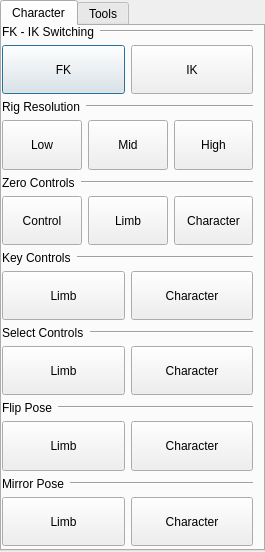
<?xml version="1.0" encoding="UTF-8"?>
<ui version="4.0">
 <class>tatDialog</class>
 <widget class="QDialog" name="tatDialog">
  <property name="geometry">
   <rect>
    <x>0</x>
    <y>0</y>
    <width>265</width>
    <height>552</height>
   </rect>
  </property>
  <property name="windowTitle">
   <string>Tapp Animation Tools</string>
  </property>
  <widget class="QTabWidget" name="tatTabWidget">
   <property name="geometry">
    <rect>
     <x>0</x>
     <y>0</y>
     <width>265</width>
     <height>551</height>
    </rect>
   </property>
   <property name="currentIndex">
    <number>0</number>
   </property>
   <widget class="QWidget" name="characterTab">
    <attribute name="title">
     <string>Character</string>
    </attribute>
    <widget class="QWidget" name="">
     <property name="geometry">
      <rect>
       <x>0</x>
       <y>-1</y>
       <width>251</width>
       <height>521</height>
      </rect>
     </property>
     <layout class="QVBoxLayout" name="verticalLayout">
      <item>
       <layout class="QHBoxLayout" name="horizontalLayout_8">
        <item>
         <widget class="QLabel" name="label">
          <property name="text">
           <string>FK - IK Switching</string>
          </property>
         </widget>
        </item>
        <item>
         <widget class="Line" name="line_2">
          <property name="sizePolicy">
           <sizepolicy hsizetype="Expanding" vsizetype="Fixed">
            <horstretch>0</horstretch>
            <verstretch>0</verstretch>
           </sizepolicy>
          </property>
          <property name="orientation">
           <enum>Qt::Horizontal</enum>
          </property>
         </widget>
        </item>
       </layout>
      </item>
      <item>
       <layout class="QHBoxLayout" name="horizontalLayout">
        <item>
         <widget class="QPushButton" name="fkButton">
          <property name="sizePolicy">
           <sizepolicy hsizetype="Minimum" vsizetype="Minimum">
            <horstretch>0</horstretch>
            <verstretch>0</verstretch>
           </sizepolicy>
          </property>
          <property name="text">
           <string>FK</string>
          </property>
         </widget>
        </item>
        <item>
         <widget class="QPushButton" name="ikButton">
          <property name="sizePolicy">
           <sizepolicy hsizetype="Minimum" vsizetype="Minimum">
            <horstretch>0</horstretch>
            <verstretch>0</verstretch>
           </sizepolicy>
          </property>
          <property name="text">
           <string>IK</string>
          </property>
         </widget>
        </item>
       </layout>
      </item>
      <item>
       <layout class="QHBoxLayout" name="horizontalLayout_9">
        <item>
         <widget class="QLabel" name="label_2">
          <property name="text">
           <string>Rig Resolution</string>
          </property>
         </widget>
        </item>
        <item>
         <widget class="Line" name="line_3">
          <property name="sizePolicy">
           <sizepolicy hsizetype="Expanding" vsizetype="Fixed">
            <horstretch>0</horstretch>
            <verstretch>0</verstretch>
           </sizepolicy>
          </property>
          <property name="orientation">
           <enum>Qt::Horizontal</enum>
          </property>
         </widget>
        </item>
       </layout>
      </item>
      <item>
       <layout class="QHBoxLayout" name="horizontalLayout_2">
        <item>
         <widget class="QPushButton" name="rezlowButton">
          <property name="sizePolicy">
           <sizepolicy hsizetype="Minimum" vsizetype="Minimum">
            <horstretch>0</horstretch>
            <verstretch>0</verstretch>
           </sizepolicy>
          </property>
          <property name="text">
           <string>Low</string>
          </property>
         </widget>
        </item>
        <item>
         <widget class="QPushButton" name="rezmidButton">
          <property name="sizePolicy">
           <sizepolicy hsizetype="Minimum" vsizetype="Minimum">
            <horstretch>0</horstretch>
            <verstretch>0</verstretch>
           </sizepolicy>
          </property>
          <property name="text">
           <string>Mid</string>
          </property>
         </widget>
        </item>
        <item>
         <widget class="QPushButton" name="rezhighButton">
          <property name="sizePolicy">
           <sizepolicy hsizetype="Minimum" vsizetype="Minimum">
            <horstretch>0</horstretch>
            <verstretch>0</verstretch>
           </sizepolicy>
          </property>
          <property name="text">
           <string>High</string>
          </property>
         </widget>
        </item>
       </layout>
      </item>
      <item>
       <layout class="QHBoxLayout" name="horizontalLayout_10">
        <item>
         <widget class="QLabel" name="label_3">
          <property name="text">
           <string>Zero Controls</string>
          </property>
         </widget>
        </item>
        <item>
         <widget class="Line" name="line_4">
          <property name="sizePolicy">
           <sizepolicy hsizetype="Expanding" vsizetype="Fixed">
            <horstretch>0</horstretch>
            <verstretch>0</verstretch>
           </sizepolicy>
          </property>
          <property name="orientation">
           <enum>Qt::Horizontal</enum>
          </property>
         </widget>
        </item>
       </layout>
      </item>
      <item>
       <layout class="QHBoxLayout" name="horizontalLayout_3">
        <item>
         <widget class="QPushButton" name="zerocontrolButton">
          <property name="sizePolicy">
           <sizepolicy hsizetype="Minimum" vsizetype="Minimum">
            <horstretch>0</horstretch>
            <verstretch>0</verstretch>
           </sizepolicy>
          </property>
          <property name="text">
           <string>Control</string>
          </property>
         </widget>
        </item>
        <item>
         <widget class="QPushButton" name="zerolimbButton">
          <property name="sizePolicy">
           <sizepolicy hsizetype="Minimum" vsizetype="Minimum">
            <horstretch>0</horstretch>
            <verstretch>0</verstretch>
           </sizepolicy>
          </property>
          <property name="text">
           <string>Limb</string>
          </property>
         </widget>
        </item>
        <item>
         <widget class="QPushButton" name="zerocharacterButton">
          <property name="sizePolicy">
           <sizepolicy hsizetype="Minimum" vsizetype="Minimum">
            <horstretch>0</horstretch>
            <verstretch>0</verstretch>
           </sizepolicy>
          </property>
          <property name="text">
           <string>Character</string>
          </property>
         </widget>
        </item>
       </layout>
      </item>
      <item>
       <layout class="QHBoxLayout" name="horizontalLayout_14">
        <item>
         <widget class="QLabel" name="label_7">
          <property name="text">
           <string>Key Controls</string>
          </property>
         </widget>
        </item>
        <item>
         <widget class="Line" name="line_8">
          <property name="sizePolicy">
           <sizepolicy hsizetype="Expanding" vsizetype="Fixed">
            <horstretch>0</horstretch>
            <verstretch>0</verstretch>
           </sizepolicy>
          </property>
          <property name="orientation">
           <enum>Qt::Horizontal</enum>
          </property>
         </widget>
        </item>
       </layout>
      </item>
      <item>
       <layout class="QHBoxLayout" name="horizontalLayout_15">
        <item>
         <widget class="QPushButton" name="keylimbButton">
          <property name="sizePolicy">
           <sizepolicy hsizetype="Minimum" vsizetype="Minimum">
            <horstretch>0</horstretch>
            <verstretch>0</verstretch>
           </sizepolicy>
          </property>
          <property name="text">
           <string>Limb</string>
          </property>
         </widget>
        </item>
        <item>
         <widget class="QPushButton" name="keycharacterButton">
          <property name="sizePolicy">
           <sizepolicy hsizetype="Minimum" vsizetype="Minimum">
            <horstretch>0</horstretch>
            <verstretch>0</verstretch>
           </sizepolicy>
          </property>
          <property name="text">
           <string>Character</string>
          </property>
         </widget>
        </item>
       </layout>
      </item>
      <item>
       <layout class="QHBoxLayout" name="horizontalLayout_11">
        <item>
         <widget class="QLabel" name="label_4">
          <property name="text">
           <string>Select Controls</string>
          </property>
         </widget>
        </item>
        <item>
         <widget class="Line" name="line_5">
          <property name="sizePolicy">
           <sizepolicy hsizetype="Expanding" vsizetype="Fixed">
            <horstretch>0</horstretch>
            <verstretch>0</verstretch>
           </sizepolicy>
          </property>
          <property name="orientation">
           <enum>Qt::Horizontal</enum>
          </property>
         </widget>
        </item>
       </layout>
      </item>
      <item>
       <layout class="QHBoxLayout" name="horizontalLayout_4">
        <item>
         <widget class="QPushButton" name="selectlimbButton">
          <property name="sizePolicy">
           <sizepolicy hsizetype="Minimum" vsizetype="Minimum">
            <horstretch>0</horstretch>
            <verstretch>0</verstretch>
           </sizepolicy>
          </property>
          <property name="text">
           <string>Limb</string>
          </property>
         </widget>
        </item>
        <item>
         <widget class="QPushButton" name="selectcharacterButton">
          <property name="sizePolicy">
           <sizepolicy hsizetype="Minimum" vsizetype="Minimum">
            <horstretch>0</horstretch>
            <verstretch>0</verstretch>
           </sizepolicy>
          </property>
          <property name="text">
           <string>Character</string>
          </property>
         </widget>
        </item>
       </layout>
      </item>
      <item>
       <layout class="QHBoxLayout" name="horizontalLayout_12">
        <item>
         <widget class="QLabel" name="label_5">
          <property name="text">
           <string>Flip Pose</string>
          </property>
         </widget>
        </item>
        <item>
         <widget class="Line" name="line_6">
          <property name="sizePolicy">
           <sizepolicy hsizetype="Expanding" vsizetype="Fixed">
            <horstretch>0</horstretch>
            <verstretch>0</verstretch>
           </sizepolicy>
          </property>
          <property name="orientation">
           <enum>Qt::Horizontal</enum>
          </property>
         </widget>
        </item>
       </layout>
      </item>
      <item>
       <layout class="QHBoxLayout" name="horizontalLayout_5">
        <item>
         <widget class="QPushButton" name="fliplimbButton">
          <property name="sizePolicy">
           <sizepolicy hsizetype="Minimum" vsizetype="Minimum">
            <horstretch>0</horstretch>
            <verstretch>0</verstretch>
           </sizepolicy>
          </property>
          <property name="text">
           <string>Limb</string>
          </property>
         </widget>
        </item>
        <item>
         <widget class="QPushButton" name="flipcharacterButton">
          <property name="sizePolicy">
           <sizepolicy hsizetype="Minimum" vsizetype="Minimum">
            <horstretch>0</horstretch>
            <verstretch>0</verstretch>
           </sizepolicy>
          </property>
          <property name="text">
           <string>Character</string>
          </property>
         </widget>
        </item>
       </layout>
      </item>
      <item>
       <layout class="QHBoxLayout" name="horizontalLayout_13">
        <item>
         <widget class="QLabel" name="label_6">
          <property name="text">
           <string>Mirror Pose</string>
          </property>
         </widget>
        </item>
        <item>
         <widget class="Line" name="line_7">
          <property name="sizePolicy">
           <sizepolicy hsizetype="Expanding" vsizetype="Fixed">
            <horstretch>0</horstretch>
            <verstretch>0</verstretch>
           </sizepolicy>
          </property>
          <property name="orientation">
           <enum>Qt::Horizontal</enum>
          </property>
         </widget>
        </item>
       </layout>
      </item>
      <item>
       <layout class="QHBoxLayout" name="horizontalLayout_6">
        <item>
         <widget class="QPushButton" name="mirrorlimbButton">
          <property name="sizePolicy">
           <sizepolicy hsizetype="Minimum" vsizetype="Minimum">
            <horstretch>0</horstretch>
            <verstretch>0</verstretch>
           </sizepolicy>
          </property>
          <property name="text">
           <string>Limb</string>
          </property>
          <property name="checkable">
           <bool>false</bool>
          </property>
         </widget>
        </item>
        <item>
         <widget class="QPushButton" name="mirrorcharacterButton">
          <property name="sizePolicy">
           <sizepolicy hsizetype="Minimum" vsizetype="Minimum">
            <horstretch>0</horstretch>
            <verstretch>0</verstretch>
           </sizepolicy>
          </property>
          <property name="text">
           <string>Character</string>
          </property>
         </widget>
        </item>
       </layout>
      </item>
     </layout>
    </widget>
   </widget>
   <widget class="QWidget" name="toolsTab">
    <attribute name="title">
     <string>Tools</string>
    </attribute>
    <widget class="QWidget" name="">
     <property name="geometry">
      <rect>
       <x>2</x>
       <y>2</y>
       <width>251</width>
       <height>521</height>
      </rect>
     </property>
     <layout class="QVBoxLayout" name="verticalLayout_4">
      <item>
       <layout class="QHBoxLayout" name="horizontalLayout_7">
        <item>
         <widget class="QLabel" name="label_8">
          <property name="text">
           <string>Space Switching</string>
          </property>
         </widget>
        </item>
        <item>
         <widget class="Line" name="line">
          <property name="sizePolicy">
           <sizepolicy hsizetype="Expanding" vsizetype="Fixed">
            <horstretch>0</horstretch>
            <verstretch>0</verstretch>
           </sizepolicy>
          </property>
          <property name="orientation">
           <enum>Qt::Horizontal</enum>
          </property>
         </widget>
        </item>
       </layout>
      </item>
      <item>
       <layout class="QHBoxLayout" name="horizontalLayout_16">
        <item>
         <widget class="QPushButton" name="fkButton_2">
          <property name="sizePolicy">
           <sizepolicy hsizetype="Minimum" vsizetype="Minimum">
            <horstretch>0</horstretch>
            <verstretch>0</verstretch>
           </sizepolicy>
          </property>
          <property name="text">
           <string>Zv Parent Master</string>
          </property>
         </widget>
        </item>
        <item>
         <spacer name="horizontalSpacer">
          <property name="orientation">
           <enum>Qt::Horizontal</enum>
          </property>
          <property name="sizeHint" stdset="0">
           <size>
            <width>40</width>
            <height>20</height>
           </size>
          </property>
         </spacer>
        </item>
        <item>
         <widget class="Line" name="line_9">
          <property name="orientation">
           <enum>Qt::Vertical</enum>
          </property>
         </widget>
        </item>
        <item>
         <widget class="QPushButton" name="ikButton_2">
          <property name="sizePolicy">
           <sizepolicy hsizetype="Minimum" vsizetype="Minimum">
            <horstretch>0</horstretch>
            <verstretch>0</verstretch>
           </sizepolicy>
          </property>
          <property name="text">
           <string>?</string>
          </property>
         </widget>
        </item>
       </layout>
      </item>
      <item>
       <layout class="QHBoxLayout" name="horizontalLayout_17">
        <item>
         <widget class="QLabel" name="label_9">
          <property name="text">
           <string>Keying</string>
          </property>
         </widget>
        </item>
        <item>
         <widget class="Line" name="line_10">
          <property name="sizePolicy">
           <sizepolicy hsizetype="Expanding" vsizetype="Fixed">
            <horstretch>0</horstretch>
            <verstretch>0</verstretch>
           </sizepolicy>
          </property>
          <property name="orientation">
           <enum>Qt::Horizontal</enum>
          </property>
         </widget>
        </item>
       </layout>
      </item>
      <item>
       <layout class="QHBoxLayout" name="horizontalLayout_18">
        <item>
         <widget class="QPushButton" name="fkButton_3">
          <property name="sizePolicy">
           <sizepolicy hsizetype="Minimum" vsizetype="Minimum">
            <horstretch>0</horstretch>
            <verstretch>0</verstretch>
           </sizepolicy>
          </property>
          <property name="text">
           <string>Breakdown Dragger</string>
          </property>
         </widget>
        </item>
        <item>
         <spacer name="horizontalSpacer_2">
          <property name="orientation">
           <enum>Qt::Horizontal</enum>
          </property>
          <property name="sizeHint" stdset="0">
           <size>
            <width>40</width>
            <height>20</height>
           </size>
          </property>
         </spacer>
        </item>
        <item>
         <widget class="Line" name="line_11">
          <property name="orientation">
           <enum>Qt::Vertical</enum>
          </property>
         </widget>
        </item>
        <item>
         <widget class="QPushButton" name="ikButton_3">
          <property name="sizePolicy">
           <sizepolicy hsizetype="Minimum" vsizetype="Minimum">
            <horstretch>0</horstretch>
            <verstretch>0</verstretch>
           </sizepolicy>
          </property>
          <property name="text">
           <string>?</string>
          </property>
         </widget>
        </item>
       </layout>
      </item>
      <item>
       <layout class="QHBoxLayout" name="horizontalLayout_19">
        <item>
         <widget class="QPushButton" name="fkButton_4">
          <property name="sizePolicy">
           <sizepolicy hsizetype="Minimum" vsizetype="Minimum">
            <horstretch>0</horstretch>
            <verstretch>0</verstretch>
           </sizepolicy>
          </property>
          <property name="text">
           <string>Hold Key</string>
          </property>
         </widget>
        </item>
        <item>
         <spacer name="horizontalSpacer_3">
          <property name="orientation">
           <enum>Qt::Horizontal</enum>
          </property>
          <property name="sizeHint" stdset="0">
           <size>
            <width>40</width>
            <height>20</height>
           </size>
          </property>
         </spacer>
        </item>
        <item>
         <widget class="Line" name="line_12">
          <property name="orientation">
           <enum>Qt::Vertical</enum>
          </property>
         </widget>
        </item>
        <item>
         <widget class="QPushButton" name="ikButton_4">
          <property name="sizePolicy">
           <sizepolicy hsizetype="Minimum" vsizetype="Minimum">
            <horstretch>0</horstretch>
            <verstretch>0</verstretch>
           </sizepolicy>
          </property>
          <property name="text">
           <string>?</string>
          </property>
         </widget>
        </item>
       </layout>
      </item>
      <item>
       <layout class="QHBoxLayout" name="horizontalLayout_20">
        <item>
         <widget class="QPushButton" name="fkButton_5">
          <property name="sizePolicy">
           <sizepolicy hsizetype="Minimum" vsizetype="Minimum">
            <horstretch>0</horstretch>
            <verstretch>0</verstretch>
           </sizepolicy>
          </property>
          <property name="text">
           <string>Key Value Dragger</string>
          </property>
         </widget>
        </item>
        <item>
         <spacer name="horizontalSpacer_4">
          <property name="orientation">
           <enum>Qt::Horizontal</enum>
          </property>
          <property name="sizeHint" stdset="0">
           <size>
            <width>40</width>
            <height>20</height>
           </size>
          </property>
         </spacer>
        </item>
        <item>
         <widget class="Line" name="line_13">
          <property name="orientation">
           <enum>Qt::Vertical</enum>
          </property>
         </widget>
        </item>
        <item>
         <widget class="QPushButton" name="ikButton_5">
          <property name="sizePolicy">
           <sizepolicy hsizetype="Minimum" vsizetype="Minimum">
            <horstretch>0</horstretch>
            <verstretch>0</verstretch>
           </sizepolicy>
          </property>
          <property name="text">
           <string>?</string>
          </property>
         </widget>
        </item>
       </layout>
      </item>
      <item>
       <widget class="QPushButton" name="fkButton_6">
        <property name="sizePolicy">
         <sizepolicy hsizetype="Minimum" vsizetype="Minimum">
          <horstretch>0</horstretch>
          <verstretch>0</verstretch>
         </sizepolicy>
        </property>
        <property name="text">
         <string>Key Clean Up</string>
        </property>
       </widget>
      </item>
      <item>
       <layout class="QHBoxLayout" name="horizontalLayout_23">
        <item>
         <widget class="QLabel" name="label_10">
          <property name="text">
           <string>Export/Import Animation</string>
          </property>
         </widget>
        </item>
        <item>
         <widget class="Line" name="line_15">
          <property name="sizePolicy">
           <sizepolicy hsizetype="Expanding" vsizetype="Fixed">
            <horstretch>0</horstretch>
            <verstretch>0</verstretch>
           </sizepolicy>
          </property>
          <property name="orientation">
           <enum>Qt::Horizontal</enum>
          </property>
         </widget>
        </item>
       </layout>
      </item>
      <item>
       <layout class="QHBoxLayout" name="horizontalLayout_24">
        <item>
         <widget class="QPushButton" name="fkButton_8">
          <property name="sizePolicy">
           <sizepolicy hsizetype="Minimum" vsizetype="Minimum">
            <horstretch>0</horstretch>
            <verstretch>0</verstretch>
           </sizepolicy>
          </property>
          <property name="text">
           <string>Export</string>
          </property>
         </widget>
        </item>
        <item>
         <spacer name="horizontalSpacer_6">
          <property name="orientation">
           <enum>Qt::Horizontal</enum>
          </property>
          <property name="sizeHint" stdset="0">
           <size>
            <width>40</width>
            <height>20</height>
           </size>
          </property>
         </spacer>
        </item>
        <item>
         <widget class="Line" name="line_16">
          <property name="orientation">
           <enum>Qt::Vertical</enum>
          </property>
         </widget>
        </item>
        <item>
         <widget class="QPushButton" name="ikButton_7">
          <property name="sizePolicy">
           <sizepolicy hsizetype="Minimum" vsizetype="Minimum">
            <horstretch>0</horstretch>
            <verstretch>0</verstretch>
           </sizepolicy>
          </property>
          <property name="text">
           <string>?</string>
          </property>
         </widget>
        </item>
       </layout>
      </item>
      <item>
       <layout class="QHBoxLayout" name="horizontalLayout_22">
        <item>
         <widget class="QPushButton" name="fkButton_7">
          <property name="sizePolicy">
           <sizepolicy hsizetype="Minimum" vsizetype="Minimum">
            <horstretch>0</horstretch>
            <verstretch>0</verstretch>
           </sizepolicy>
          </property>
          <property name="text">
           <string>Import</string>
          </property>
         </widget>
        </item>
        <item>
         <spacer name="horizontalSpacer_5">
          <property name="orientation">
           <enum>Qt::Horizontal</enum>
          </property>
          <property name="sizeHint" stdset="0">
           <size>
            <width>40</width>
            <height>20</height>
           </size>
          </property>
         </spacer>
        </item>
        <item>
         <widget class="Line" name="line_14">
          <property name="orientation">
           <enum>Qt::Vertical</enum>
          </property>
         </widget>
        </item>
        <item>
         <widget class="QPushButton" name="ikButton_6">
          <property name="sizePolicy">
           <sizepolicy hsizetype="Minimum" vsizetype="Minimum">
            <horstretch>0</horstretch>
            <verstretch>0</verstretch>
           </sizepolicy>
          </property>
          <property name="text">
           <string>?</string>
          </property>
         </widget>
        </item>
       </layout>
      </item>
     </layout>
    </widget>
   </widget>
  </widget>
 </widget>
 <resources/>
 <connections/>
</ui>
